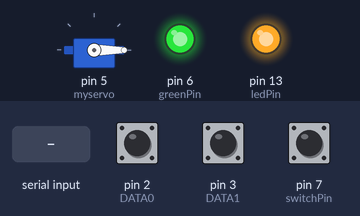
A sketch run on a simulated Arduino Uno, built with avr-gcc and run on an emulated ATmega328P. Parts: servo, output pins drawn as LEDs (lit = HIGH). The inputs (shaded band) are chosen by the test bench; at power-on: pin 7 (switchPin) HIGH, pin 2 (DATA0) HIGH, pin 3 (DATA1) HIGH. What the sketch prints to the serial monitor is not drawn.

Above: at 2.2 s.
2.3 s: pin 7 (switchPin) pulled LOW for 3.2 s
At 3.6 s:
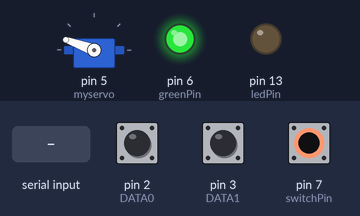
7.0 s: pin 7 (switchPin) pulled LOW for 1 s
At 9.5 s:
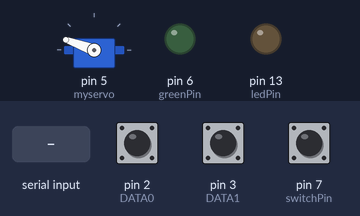
10.0 s: "30,150\n" received over Serial
At 10.8 s:
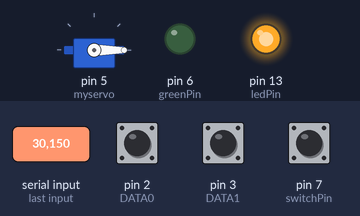
Timing chart, 0 to 13.0 s (numbered marks = the images above; inputs shaded):
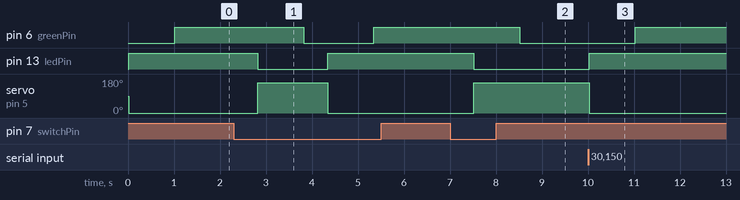

Measured:
- after the input at 2.3 s, pin 6 (greenPin): HIGH → LOW after 1.5 s, → HIGH 1.5 s later; pin 13 (ledPin): HIGH → LOW after 0.52 s, → HIGH 1.5 s later; servo on pin 5 (myservo): 0° → 160° after 0.52 s, → 0° 1.5 s later
- after the input at 7.0 s, pin 6 (greenPin): HIGH → LOW after 1.5 s; pin 13 (ledPin): HIGH → LOW after 0.52 s; servo on pin 5 (myservo): 0° → 160° after 0.52 s
- after the input at 10.0 s, pin 6 (greenPin): LOW → HIGH after 1.0 s; pin 13 (ledPin): LOW → HIGH at once; servo on pin 5 (myservo): 160° → 0° at once

The sketch:

DoorController.ino
```cpp
#define MAX_BITS 100                 // max number of bits
#define WEIGAND_WAIT_TIME  3000      // time to wait for another weigand pulse.

#include <SPI.h>
#include <Servo.h>

Servo myservo;  // create servo object to control a servo

int lock = 0;    //servo unlock position
int unlock = 160;    //servo lock position
int old = 0;    //servo intial and old position
int ledPin = 13;  //led is on when door is locked
int greenPin = 6;
int switchPin = 7; //momentary connected to ground for lock toggling.
int switchRead = 1;

unsigned char databits[MAX_BITS];    // stores all of the data bits
unsigned char bitCount;              // number of bits currently captured
unsigned char flagDone;              // goes low when data is currently being captured
unsigned int weigand_counter;        // countdown until we assume there are no more bits

unsigned long facilityCode=0;        // decoded facility code
unsigned long cardCode=0;

const int numCards = 5;
unsigned long authorizedCards[numCards] = {4597, 19328, 14526, 13519, 16594};
//tommy, tommySummerArts, jeremy, zach, steve

// interrupt that happens when INTO goes low (0 bit)
void ISR_INT0()
{
    //Serial.print("0");
    bitCount++;
    flagDone = 0;
    weigand_counter = WEIGAND_WAIT_TIME;
}

// interrupt that happens when INT1 goes low (1 bit)
void ISR_INT1()
{
    //Serial.print("1");
    databits[bitCount] = 1;
    bitCount++;
    flagDone = 0;
    weigand_counter = WEIGAND_WAIT_TIME;
}

void setup()
{
    Serial.begin(9600);
    pinMode(ledPin, OUTPUT);
    pinMode(greenPin, OUTPUT);
    myservo.attach(5);  //the pin for the servo control
    lockServo(); //initialize the servo to the locked position incase of random reset
    pinMode(2, INPUT);     // DATA0 (INT0)
    pinMode(3, INPUT);     // DATA1 (INT1)


    // binds the ISR functions to the falling edge of INTO and INT1
    attachInterrupt(0, ISR_INT0, FALLING);
    attachInterrupt(1, ISR_INT1, FALLING);

    weigand_counter = WEIGAND_WAIT_TIME;

    //momentary switch initializing
    pinMode(switchPin, INPUT_PULLUP);
}

void loop()
{

    while (Serial.available() == 0)
    {
      switchRead = digitalRead(switchPin);
      if (!switchRead) //if pushbutton is pressed
      {
        delay(500);
          if(switchRead == digitalRead(switchPin))
          {
            if(old != lock)
            {
              lockServo();
            }
            else if(old != unlock)
            {
              unlockServo();
            }
          }
          //switchRead = 1;
      }


        // This waits to make sure that there have been no more data pulses before processing data
        if (!flagDone)
        {
            if (--weigand_counter == 0)
                flagDone = 1;
        }

        // if we have bits and we the weigand counter went out
        if (bitCount > 0 && flagDone)
        {
            unsigned char i;

            if (bitCount == 35)
            {
                // 35 bit HID Corporate 1000 format
                for (i=2; i<14; i++)
                {
                    //Serial.print(databits[i]);
                    facilityCode <<=1;
                    //Serial.println(facilityCode);
                    facilityCode |= databits[i];
                    //Serial.println(facilityCode);
                    //Serial.println("");
                }
                for (i=14; i<34; i++)
                {
                    //Serial.print(databits[i]);
                    cardCode <<=1;
                    //Serial.println(facilityCode);
                    cardCode |= databits[i];
                    //Serial.println(facilityCode);
                    //Serial.println("");
                }
                /*Serial.print("Facility Code: ");
                Serial.println(facilityCode);
                Serial.println("");
                Serial.print("Card Code: ");
                Serial.println(cardCode);
                Serial.println("");
                */
                for(int i = 0; i < numCards; i++)
                {
                    if (cardCode == authorizedCards[i])
                    {
                        if(old != lock)
                        {
                            lockServo();
                        }
                        else if(old != unlock)
                        {
                            unlockServo();
                        }
                        break;
                    }
                }
            }

            // cleanup and get ready for the next card
            bitCount = 0;
            facilityCode = 0;
            cardCode = 0;
            for (i=0; i<MAX_BITS; i++)
            {
                databits[i] = 0;
            }
        }
    }

    int val = Serial.read() - '0';

    if(val == 1 && old != lock)
    {
        lockServo();
    }
    else if(val == 2 && old != unlock)
    {
        unlockServo();
    }
}

void lockServo()
{
    myservo.attach(5);
    delay(20);
    digitalWrite(ledPin, HIGH);   // sets the LED on
                                  //Serial.println("LOCKED");

    //for(int j = old; j <= lock; j += 1)
    {
        myservo.write(lock);
        delay(1000);
    }
    myservo.detach();
    digitalWrite(greenPin, HIGH);
    //Serial.println("Locked");
    old = lock;
    Serial.write("1");
}

void unlockServo()
{
    myservo.attach(5);
    delay(20);
    digitalWrite(ledPin, LOW);
    //Serial.println("UNLOCKED");
    //for(int j = old; j>=unlock; j-=1)
    {
        myservo.write(unlock);
        delay(1000);
    }
    myservo.detach();
    digitalWrite(greenPin, LOW);
    //Serial.println("Unlocked");
    old = unlock;
    Serial.write("2");
}
```
